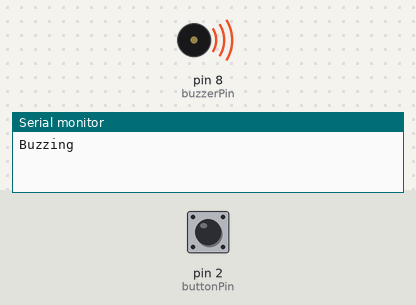
Bench run of a sketch on a simulated Arduino Uno, built with avr-gcc and run on an emulated ATmega328P. Parts: buzzer (waves = sounding), the last lines printed to the serial monitor. Inputs (shaded band) come from the test bench; at power-on: pin 2 (buttonPin) HIGH. At 5.1 s the program stops and its outputs stay as they are.

Above: at 5.0 s.
5.1 s: pin 2 (buttonPin) pulled LOW for 0.15 s
At 5.6 s:
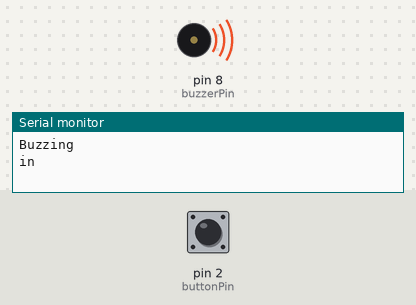
Timing chart, 0 to 6.6 s (numbered marks = the images above; inputs shaded):
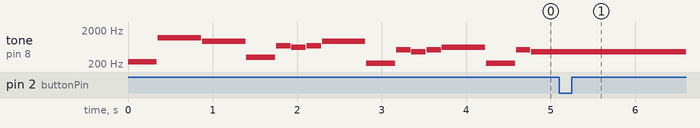

The sketch:

buttonbuzz.ino
```cpp
//buzzer
int buzzerPin = 8;


//button
const int buttonPin=2;
volatile int buttonstate=0;
volatile boolean flag=false;

void setup() {
  // put your setup code here, to run once:
  Serial.begin(9600);
  //buzzer
  pinMode(buzzerPin, OUTPUT);
  tone(buzzerPin, 1000, 2000);

  //button
  pinMode(buttonPin,INPUT_PULLUP);
  attachInterrupt(digitalPinToInterrupt(buttonPin), finish, CHANGE);
  while(!flag){
    buzz();

  }
}

void loop() {
  // put your main code here, to run repeatedly:

}


void pause() {
  int PAUSE = 10; // Puase time = 10 ms
  tone(buzzerPin, 0); // Pause
  delay(PAUSE);
}

void buzz()
{
  Serial.println("Buzzing ");
  int QUARTER = 342.857;
  int DQUARTER = 514.286;
  int EIGTH = 171.4285;

  if (flag)
  {
    exit(0);
  }

  // 60,000 (ms) ÷ BPM = duration of a quarter note
  tone(buzzerPin, 233.08); // B Flat
  delay(QUARTER); // Quarter note = 1 beat

  pause(); // distinguishes notes from each other

  tone(buzzerPin, 1174.66); // D
  delay(DQUARTER); // Dotted Quarter = 1.5 beats

  pause();

  tone(buzzerPin, 932.33); // B Flat 5
  delay(DQUARTER); // Dotter Quarter

  pause();

  tone(buzzerPin, 311.13); // E Flat 4
  delay(QUARTER); // Quarter note

  pause();

  tone(buzzerPin, 698.46); // F5
  delay(EIGTH); // Eigth Note = 1/2 beat

  pause();

  tone(buzzerPin, 622.25); // E Flat 5
  delay(EIGTH); // Eigth Note

  pause();

  tone(buzzerPin, 698.46); // F5
  delay(EIGTH); // Eigth Note

  pause();

  tone(buzzerPin, 932.33); // B Flat 5
  delay(DQUARTER); // Dotted Quarter

  pause();

  tone(buzzerPin, 207.65); // A Flat 3
  delay(QUARTER); // Quarter

  pause();

  tone(buzzerPin, 523.25); // C5
  delay(EIGTH); // Eigth

  pause();

  tone(buzzerPin, 466.16); // B Flat 4
  delay(EIGTH); // Eigth

  pause();

  tone(buzzerPin, 523.25); // C5
  delay(EIGTH); // Eigth

  pause();

  tone(buzzerPin, 622.25); // E Flat 5
  delay(DQUARTER); // Dotted

  pause();

  tone(buzzerPin, 207.65); // A Flat 3
  delay(QUARTER); // Quarter

  pause();

  tone(buzzerPin, 523.25); // C5
  delay(EIGTH); // Eigth

  pause();

  tone(buzzerPin, 466.16); // B Flat 4
  delay(QUARTER); //Quarter

  pause();

  tone(buzzerPin, 523.25); // C5
  delay(EIGTH); // Eigth

  pause();

  tone(buzzerPin, 622.25); // E Flat 5
  delay(EIGTH); // Eigth

  pause();

  tone(buzzerPin, 698.46); // F5
  delay(EIGTH); // Eigth

  pause();

  tone(buzzerPin,0);

}


void finish()
{
  //tone(buzzerPin, 0);
  flag=true;
  Serial.println("interrupt");

  //tone(buzzerPin, 0);
  exit(0);
}
```

Measured:
- after the input at 5.1 s, tone on pin 8 (buzzerPin): stops changing and stays 466 Hz
- by itself, tone on pin 8 (buzzerPin): plays 233 Hz for 0.34 s, 1174 Hz for 0.51 s, 932 Hz for 0.51 s, 311 Hz for 0.34 s, 698 Hz for 0.17 s, 622 Hz for 0.17 s … (16 notes in this stretch)
